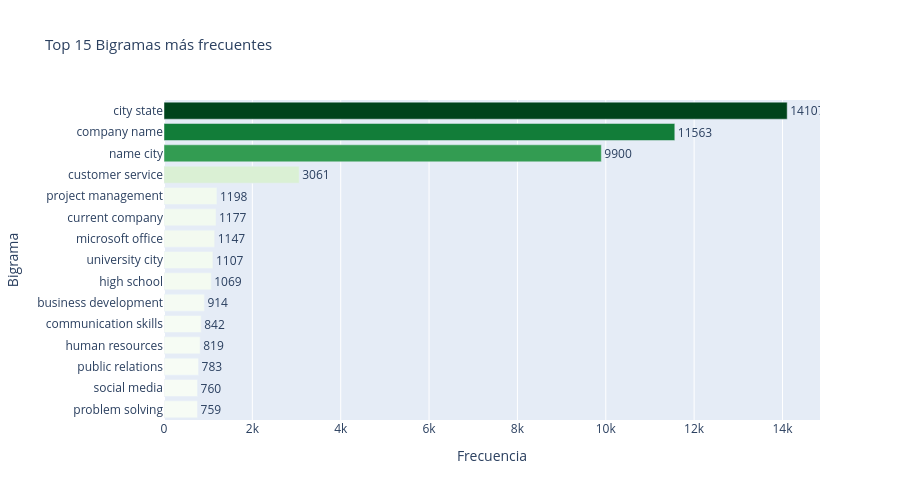

This figure's notebook cell:
### Code cell
# Bigramas
bi_phrases = [w for w, _ in top15_bi]
bi_counts  = [c for _, c in top15_bi]

fig_bi = px.bar(
    x=bi_counts[::-1],
    y=bi_phrases[::-1],
    orientation='h',
    title='Top 15 Bigramas más frecuentes',
    labels={'x': 'Frecuencia', 'y': 'Bigrama'},
    color=bi_counts[::-1],
    color_continuous_scale='Greens',
    text=bi_counts[::-1],
)
fig_bi.update_traces(textposition='outside')
fig_bi.update_layout(height=500, coloraxis_showscale=False, title_font_size=15)
fig_bi.show()

### Figure 1 — Plotly figure (JSON) as saved in the notebook; plotly's stock layout.template omitted (floating-point values rounded to 4 significant figures)
{"data": [{"hovertemplate": "Frecuencia=%{x}<br>Bigrama=%{y}<br>text=%{text}<br>color=%{marker.color}<extra></extra>", "legendgroup": "", "marker": {"color": [759, 760, 783, 819, 842, 914, 1069, 1107, 1147, 1177, 1198, 3061, 9900, 11563, 14107], "coloraxis": "coloraxis", "pattern": {"shape": ""}}, "name": "", "orientation": "h", "showlegend": false, "text": [759.0, 760.0, 783.0, 819.0, 842.0, 914.0, 1069.0, 1107.0, 1147.0, 1177.0, 1198.0, 3061.0, 9900.0, 11560.0, 14110.0], "textposition": "outside", "type": "bar", "x": [759, 760, 783, 819, 842, 914, 1069, 1107, 1147, 1177, 1198, 3061, 9900, 11563, 14107], "xaxis": "x", "y": ["problem solving", "social media", "public relations", "human resources", "communication skills", "business development", "high school", "university city", "microsoft office", "current company", "project management", "customer service", "name city", "company name", "city state"], "yaxis": "y"}], "layout": {"barmode": "relative", "coloraxis": {"colorbar": {"title": {"text": "color"}}, "colorscale": [[0, "rgb(247,252,245)"], [0.125, "rgb(229,245,224)"], [0.25, "rgb(199,233,192)"], [0.375, "rgb(161,217,155)"], [0.5, "rgb(116,196,118)"], [0.625, "rgb(65,171,93)"], [0.75, "rgb(35,139,69)"], [0.875, "rgb(0,109,44)"], [1, "rgb(0,68,27)"]], "showscale": false}, "height": 500, "legend": {"tracegroupgap": 0}, "title": {"font": {"size": 15}, "text": "Top 15 Bigramas más frecuentes"}, "xaxis": {"anchor": "y", "domain": [0, 1], "title": {"text": "Frecuencia"}}, "yaxis": {"anchor": "x", "domain": [0, 1], "title": {"text": "Bigrama"}}}}
